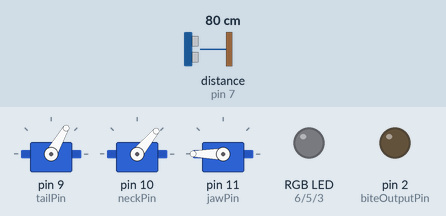
Recording of a sketch running on a simulated Arduino Uno, built with avr-gcc and run on an emulated ATmega328P. Parts: 3 × servo, an RGB LED mixed from three pins (HIGH = lit), output pins drawn as LEDs (lit = HIGH). Wiring (inferred from the names in the program): ultrasonic range finder: trigger pin 12; echo pin 7. The inputs (shaded band) are chosen by the test bench; at power-on: distance to the obstacle (sensor on pin 7) 80 cm. The echo pulse lasts 58.3 µs per cm; dim RGB values are drawn brighter than linear; pins used as bus, display or sensor lines are not drawn.

Above: at 0.1 s.
At 0.9 s:
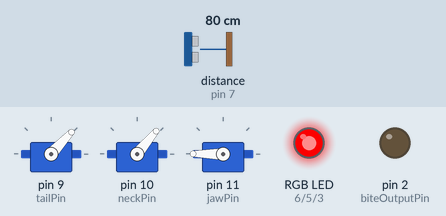
1.3 s: distance to the obstacle (sensor on pin 7) set to 2 cm
At 2.4 s:
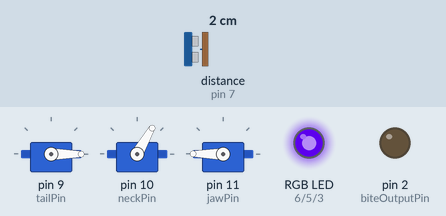
Timing chart, 0 to 4.3 s (numbered marks = the images above; inputs shaded):
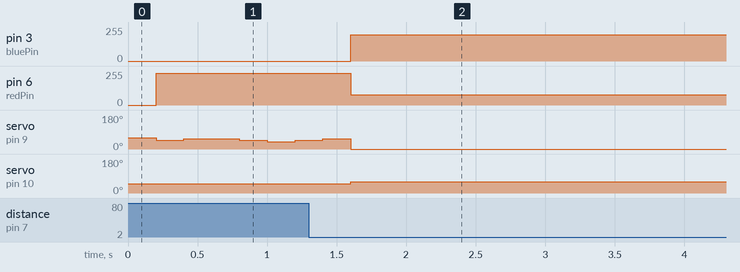

The sketch:

arduinosaurmain.ino
```cpp
//libraries
#include <Servo.h>

//pins
const int trigPin = 12, jawPin = 11, neckPin = 10, tailPin = 9, echoPin = 7, redPin = 6, greenPin =5, bluePin = 3;
const int biteInputPin = 4, biteOutputPin = 2;

//servos
Servo tailServo;
Servo neckServo;
Servo jawServo;

//constants
const long loopPeriod = 200;
const float maxForwardDistance = 112, minForwardDistance = 12; //front
  //behaviours and goals
const float curiosityDistance = 42; //front
  //motors
//gone
  //tail
const int tailMin = 60, tailMax = 15;
const int tailFearAngle = 0;
const long tailPeriod = 1000;
const int tailSteps = tailPeriod/loopPeriod;
  //neck
const int neckLow = 20, neckHigh = 50;
const int neckFearAngle = 60;
const int neckSteps = 6;
  //jaw
const int jawOpenAngle = 0;
const int jawClosedAngle = 180;

//globals
float frontDistance = 0;
  //motors
//gone
  //tail
int tailAmplitude = 0;
int tailStep = 0;
  //neck
float neckAngle = 0;
int neckStep = 0;
  //eyes
//none
  //jaw
long lastBite = -6000;
bool jawOpen = false;
bool biteCheck = false;


//behaviours
bool fear = false;
float aggression = 0;
float curiosity = 0;

//setup
void setup() {
  //Serial.begin(9600); //for testing
  setupTail();
  setupNeck();
  setupJaw();
  setupEyes();
  setupMotors();
}

//main loop
void loop() {
  loopTail(); //done
  loopNeck(); //done
  loopJaw(); //done
  loopEyes(); //done
  loopMotors(); //done

  //Serial.println(frontDistance);
  //Serial.println(digitalRead(biteInputPin));


  //constant delay
  delay(loopPeriod-(millis()%loopPeriod));
}

//setups
void setupTail(){
  tailServo.attach(tailPin);
  tailServo.write(tailMin);
}

void setupNeck(){
  neckServo.attach(neckPin);
  neckServo.write(neckHigh);
}

void setupJaw(){
  jawServo.attach(jawPin);
  closeJaw();
  pinMode(biteOutputPin,OUTPUT);
  pinMode(biteInputPin,INPUT);
  digitalWrite(biteInputPin,HIGH);
}

void setupEyes(){
  pinMode(redPin, OUTPUT);
  pinMode(greenPin, OUTPUT);
  pinMode(bluePin, OUTPUT);
}

void setupMotors(){
  pinMode(trigPin, OUTPUT); // Sets the trigPin as OUTPUT
  pinMode(echoPin, INPUT); // Sets the echoPin as INPUT
}

//loops
void loopTail(){
  //amplitude proportional to aggression
  //frequency constant
  if(fear){
    tailServo.write(tailFearAngle);
    return;
  }
  tailAmplitude = int((tailMax-tailMin)*aggression);
  int angle = tailMin + tailAmplitude*(float(abs(tailStep-tailSteps*0.5))/tailSteps);
  tailServo.write(angle);
  //increment
  tailStep = (tailStep+1)%tailSteps;
}

void loopNeck(){

  if(biteCheck){
    return; //change nothing if biting
  }

  if(fear){ //fear response in neck
    neckStep = -5;
    neckAngle = neckFearAngle;
  }
  else{ //discrete steps in angle
    neckAngle = neckStepping(curiosity);
  }
  //move
  neckServo.write(neckAngle);
}

void loopJaw(){
  if(!biteCheck && millis() <= lastBite+6000){//3 second cooldown
    return;
  }
  //open mouth at max curiosity
  if(neckStep == neckSteps-1 || biteCheck){
    if(!biteCheck){
      openJaw();
    //wait until tongue is pressed
      if(digitalRead(biteInputPin)){
      //bite down for 3 seconds if not already biting
        lastBite = millis();
        biteCheck = true;
        closeJaw();
        digitalWrite(biteOutputPin,HIGH); //update bite counter
      }
    }
    else{
      //release bite if biting for more than 3 seconds
      if(millis() >= lastBite+3000){
        openJaw();
        digitalWrite(biteOutputPin,LOW);
        biteCheck = false;
      }
    }
  }
  else{ //close otherwise
    closeJaw();
  }
}

void loopEyes(){
  //eyes turn more cyan proportional to curiosity
  //eyes turn more red proportional to aggression
  //eyes turn purple for fear
  if(fear){
    //purple
    analogWrite(redPin,76);
    analogWrite(greenPin,0);
    analogWrite(bluePin,196);
  }
  else{
    //redness
    analogWrite(redPin,(255*(aggression)));
    //cyanness
    analogWrite(greenPin,(255*(curiosity)));
    analogWrite(bluePin,(255*(curiosity)));
  }
}

void loopMotors(){//no more motors lol
  //update distances
  updateUltrasound();
  //Behaviours:
  if(frontDistance>=minForwardDistance){
      //aggression and curiosity
      /*consult the graph:
      aggression:____/\_
       curiosity:_|⎺⎺\__
            fear:⎺|_____
      */
      if(frontDistance >= curiosityDistance && frontDistance <= maxForwardDistance){
        float range = maxForwardDistance-curiosityDistance;
        if(frontDistance <= (curiosityDistance+range/2)){
          aggression = (frontDistance-curiosityDistance)/(range/2);
          aggression = constrain(aggression,0,1);
          curiosity = 1-aggression;
          curiosity = constrain(curiosity,0,1);
        }
        else{
          aggression = 1-((frontDistance-(curiosityDistance + range/2))/(range/2));
          aggression = constrain(aggression,0,1);
          curiosity = 0;
        }
      }
      else if(frontDistance < curiosityDistance){
        aggression = 0;
        curiosity = 1;
      }
      else{
        fear = false;
        aggression = 0;
        curiosity = 0;
      }
  }//fear point
  else{
    aggression = 0;
    curiosity = 0;
    fear = true;
  }

}

void updateUltrasound(){
  //updates proximity
  frontDistance = 0.017 * ultrasound(trigPin,echoPin);
}

long ultrasound(int trigger, int echo){
  digitalWrite(trigger, LOW);
  delayMicroseconds(2);
  // Sets the trigger HIGH (ACTIVE) for 10 microseconds
  digitalWrite(trigger, HIGH);
  delayMicroseconds(10);
  digitalWrite(trigger, LOW);
  // Reads the echoPin, returns the sound wave travel time in microseconds
  return(pulseIn(echo, HIGH));
}

void openJaw(){
  //opens jaw
  jawOpen = true;
  jawServo.write(jawOpenAngle);
}

void closeJaw(){
  //closes jaw
  jawOpen = false;
  jawServo.write(jawClosedAngle);
}

int neckStepping(float c){
  if(c>=0.5+(0.5/(neckSteps-1))*(neckStep+1)){
    neckStep+=1;
  }
  else if(c<=0.5+(0.5/(neckSteps-1))*(neckStep-1)){
    neckStep+=-1;
  }
  neckStep = constrain(neckStep,0,neckSteps-1);
  return(neckHigh-(neckHigh-neckLow)*(neckStep/(neckSteps-1.0)));
}
```

Measured:
- after the input at 1.3 s, pin 3 (bluePin): 0/255 → 196/255 after 0.30 s; pin 6 (redPin): 240/255 → 76/255 after 0.30 s; servo on pin 10 (neckPin): 50° → 60° after 0.30 s
